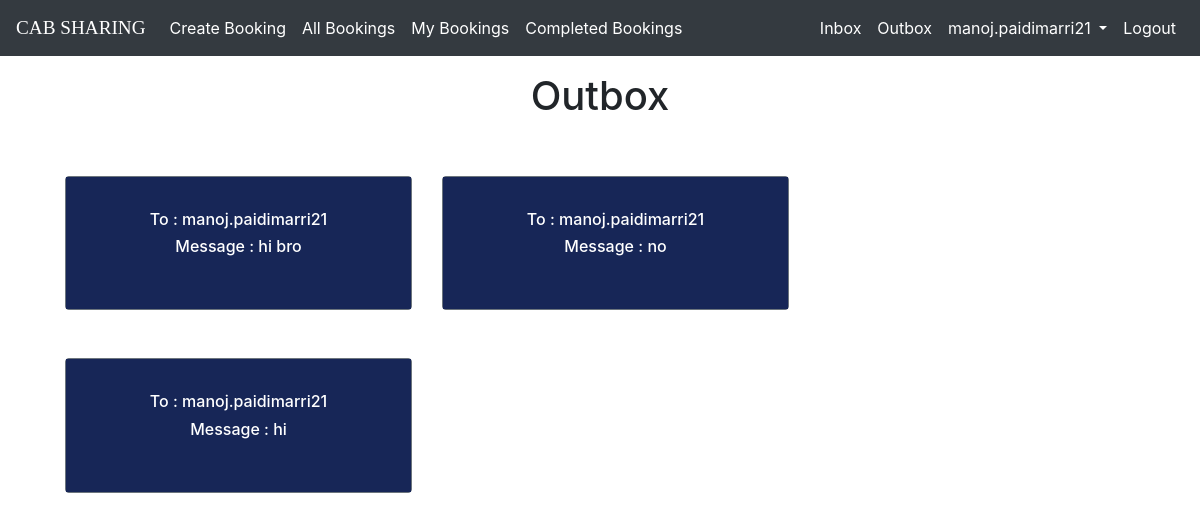
Screenshot of /core/outbox/ (signed in) with the database file from the repository.
### core/models.py (models this page shows, shortened)
class Message(models.Model):
     sender =  models.ForeignKey(settings.AUTH_USER_MODEL,default=1,on_delete=models.CASCADE)
     reciever = models.ForeignKey(User,on_delete=models.CASCADE, related_name="reciever")
     msg_content = models.CharField(max_length=10000)

### core/views.py (the view)
# urls.py: path('outbox/',views.outbox,name='outbox'),
def outbox(request):
    a=Message.objects.filter(sender=request.user)
    b=Message.objects.all().order_by('-id')
    object_list=[]
    if (b and a):
        for c in b:
            if(c.sender==a[0].sender ):
                object_list.append(c)
    return render(request,'core/outbox_lv.html',{'object_list':object_list})

### core/templates/core/outbox_lv.html (shortened to what this page needs)
{% extends 'core/base_Booking.html' %}
{% block content %}
<br><br><br>
<div class="text-center">
  <h1> Outbox</h1>
</div>
<br><br>
<div class="col-lg-12 text-center" style='padding-left: 50px;padding-right: 50px; '>
  <div class="container text-center">
    <div class="row">
      <div class="card-group ">
  {%if object_list%}
        {% for message in object_list %}
        <div class="col-lg-6 col-md-6">
          <div class="card text-white border-secondary mx-auto mb-5 w-100" style='background-color:rgb(23, 38, 87); '>
              <div class="card-body" style='border: 1px solid rgb(23, 38, 87) '>
                <div class="card-text">
                  <h6>To : {{message.reciever}}</h6>
                  <h6>Message : {{message.msg_content}}</h6>
                  <br>
                </div>
              </div>
            </div>
          </div>
          {% endfor %}
{%else%}
  <h1 class='mt-5' style="text-align:center; color:#00796b;" id='no_Booking'>No Messages</h1>
{%endif%}
          </div>
        </div>
      </div>
    </div>
{% endblock %}

### core/templates/core/base_Booking.html (shortened to what this page needs)
<!doctype html>
{% load static %}
<html lang="en">
<head>
  <link rel="stylesheet" href="https://stackpath.bootstrapcdn.com/bootstrap/4.4.1/css/bootstrap.min.css">
</head>
<body>
  <nav class="navbar fixed-top navbar-expand-lg navbar-dark bg-dark">
    <a class="navbar-brand" style="font-family:'Monoton', cursive; font-size:1.2em;" href="{% url 'core:myBookings' %}">CAB SHARING</a>
    <ul class='navbar-nav mx-auto'>
      <li class="nav-item active"><a class="nav-link" href="{% url 'core:Booking' %}">Create Booking</a></li>
      <li class="nav-item active"><a class="nav-link" href="{% url 'core:allBookings' %}">All Bookings</a></li>
      {% if user.is_authenticated %}
      <li class="nav-item active"><a class="nav-link" href="{% url 'core:myBookings' %}">My Bookings</a></li>
      <li class="nav-item active"><a class="nav-link" href="{% url 'core:mydoneBookings' %}">Completed Bookings</a></li>
      {% endif %}
    </ul>
    <div class="collapse navbar-collapse" id="navbarSupportedContent">
      <ul class="navbar-nav ml-auto">
        {% if user.is_authenticated %}
        <li class="nav-item active">
            <a class="nav-link" href="{% url 'core:inbox'  %}">Inbox<span class="sr-only">(current)</span></a>
         </li>
         <li class="nav-item active">
             <a class="nav-link" href="{% url 'core:outbox'  %}">Outbox<span class="sr-only">(current)</span></a>
          </li>
        <li class="nav-item dropdown active">
          <a class="nav-link dropdown-toggle" href="#" id="navbarDropdown" role="button" data-toggle="dropdown" aria-haspopup="true" aria-expanded="false">
            {{request.user.username}}
          </a>
        </li>
        <li class="nav-item active">
          <a class="nav-link" href="{% url 'core:logout' %}">Logout<span class="sr-only">(current)</span></a>
        </li>
        {% endif %}
      </ul>
    </div>
  </nav>
  {% block content %}
  {% endblock %}
</body>
</html>

### rows the page displays
Message: reciever "manoj.paidimarri21", msg_content "hi bro"
Message: reciever "manoj.paidimarri21", msg_content "no"
Message: reciever "manoj.paidimarri21", msg_content "hi"

### other values shown
{{ request.user.username }} "manoj.paidimarri21"
